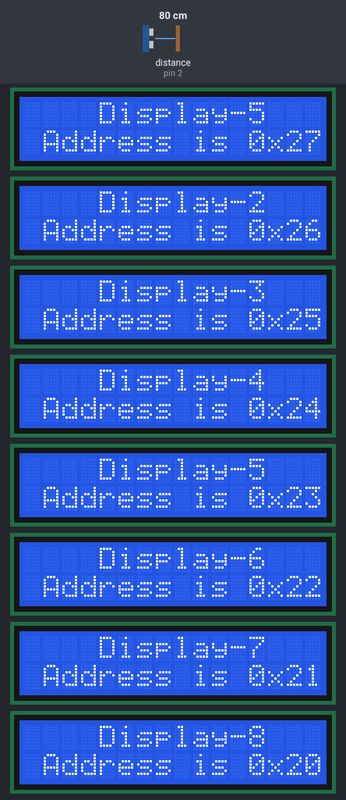
The sketch below on a simulated Arduino Uno, built with avr-gcc and run on an emulated ATmega328P. Parts: 8 × 16×2 character LCD. Wiring (inferred from the names in the program): ultrasonic range finder: trigger pin 3; echo pin 2. Inputs (shaded band) come from the test bench; at power-on: distance to the obstacle (sensor on pin 2) 80 cm. The echo pulse lasts 58.3 µs per cm.

Above: at 0.8 s.
At 2.9 s:
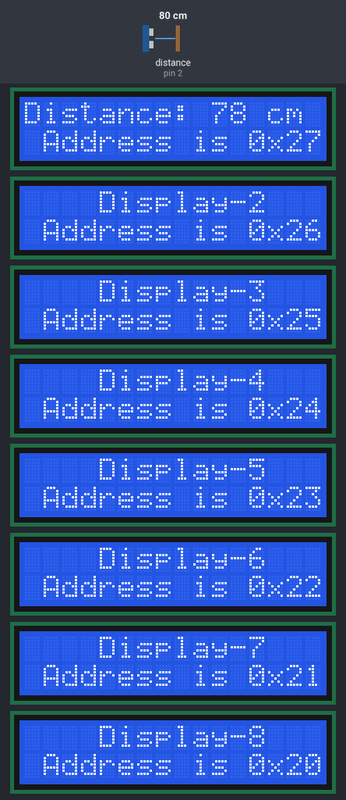
3.0 s: distance to the obstacle (sensor on pin 2) set to 2 cm
At 4.0 s:
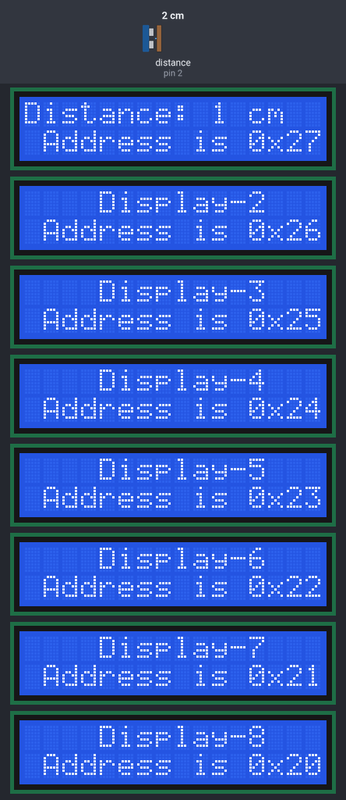
4.5 s: distance to the obstacle (sensor on pin 2) set to 4 cm
At 5.3 s:
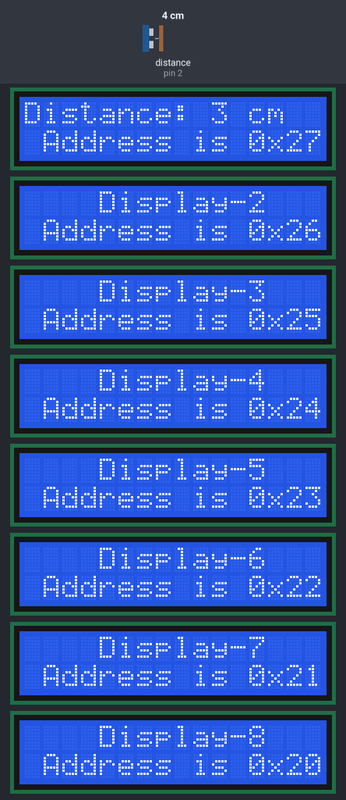
6.0 s: distance to the obstacle (sensor on pin 2) set to 9 cm
At 6.4 s:
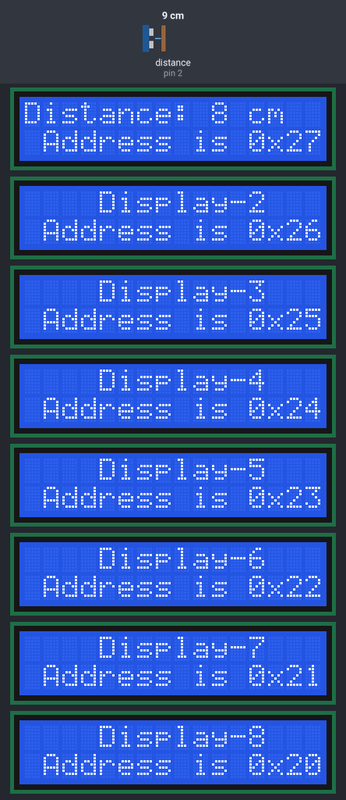
Timing chart, 0 to 9.0 s (numbered marks = the images above; inputs shaded):
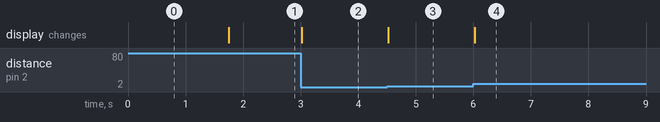

Measured:
- after the input at 3.0 s, the display: changes at once (image 2)
- after the input at 4.5 s, the display: changes at once (image 3)
- after the input at 6.0 s, the display: changes at once (image 4)

The sketch:

Liquid_Crystal_I2C.ino
```cpp
// Md. Nahidul Islam
#include <Wire.h>
#include <LiquidCrystal_I2C.h>
LiquidCrystal_I2C lcd1(0x27,16,2);  // set the LCD address to 0x3F for a 16 chars and 2 line display
LiquidCrystal_I2C lcd2(0x26,16,2);
LiquidCrystal_I2C lcd3(0x25,16,2);
LiquidCrystal_I2C lcd4(0x24,16,2);
LiquidCrystal_I2C lcd5(0x23,16,2);
LiquidCrystal_I2C lcd6(0x22,16,2);
LiquidCrystal_I2C lcd7(0x21,16,2);
LiquidCrystal_I2C lcd8(0x20,16,2);
#define echoPin 2
#define trigPin 3

long duration; // variable for the duration of sound wave travel
int distance; //

void setup() {
  pinMode(trigPin, OUTPUT); // Sets the trigPin as an OUTPUT
  pinMode(echoPin, INPUT); // Sets the echoPin as an INPUT
  lcd1.init();
  lcd2.init();
  lcd3.init();
  lcd4.init();
  lcd5.init();
  lcd6.init();
  lcd7.init();
  lcd8.init();

  lcd1.clear();
  lcd2.clear();
  lcd3.clear();
  lcd4.clear();
  lcd5.clear();
  lcd6.clear();
  lcd7.clear();
  lcd8.clear();


  lcd1.backlight();// Make sure backlight is on
  lcd2.backlight();// Make sure backlight is on
  lcd3.backlight();// Make sure backlight is on
  lcd4.backlight();// Make sure backlight is on
  lcd5.backlight();// Make sure backlight is on
  lcd6.backlight();// Make sure backlight is on
  lcd7.backlight();// Make sure backlight is on
  lcd8.backlight();// Make sure backlight is on


  // Print a message on both lines of the LCD.
  lcd1.setCursor(4,0);   //Set cursor to character 2 on line 0
  lcd1.print("Display-5");
  lcd1.setCursor(1,1);   //Move cursor to character 2 on line 1
  lcd1.print("Address is 0x27");

  lcd2.setCursor(4,0);   //Set cursor to character 2 on line 0
  lcd2.print("Display-2");
  lcd2.setCursor(1,1);   //Move cursor to character 2 on line 1
  lcd2.print("Address is 0x26");

  lcd3.setCursor(4,0);   //Set cursor to character 2 on line 0
  lcd3.print("Display-3");
  lcd3.setCursor(1,1);   //Move cursor to character 2 on line 1
  lcd3.print("Address is 0x25");

  lcd4.setCursor(4,0);   //Set cursor to character 2 on line 0
  lcd4.print("Display-4");
  lcd4.setCursor(1,1);   //Move cursor to character 2 on line 1
  lcd4.print("Address is 0x24");

  lcd5.setCursor(4,0);   //Set cursor to character 2 on line 0
  lcd5.print("Display-5");
  lcd5.setCursor(1,1);   //Move cursor to character 2 on line 1
  lcd5.print("Address is 0x23");

  lcd6.setCursor(4,0);   //Set cursor to character 2 on line 0
  lcd6.print("Display-6");
  lcd6.setCursor(1,1);   //Move cursor to character 2 on line 1
  lcd6.print("Address is 0x22");

  lcd7.setCursor(4,0);   //Set cursor to character 2 on line 0
  lcd7.print("Display-7");
  lcd7.setCursor(1,1);   //Move cursor to character 2 on line 1
  lcd7.print("Address is 0x21");

  lcd8.setCursor(4,0);   //Set cursor to character 2 on line 0
  lcd8.print("Display-8");
  lcd8.setCursor(1,1);   //Move cursor to character 2 on line 1
  lcd8.print("Address is 0x20");
  delay(1000);


}

void loop() {// Clears the trigPin condition
  digitalWrite(trigPin, LOW);
  delayMicroseconds(2);
  // Sets the trigPin HIGH (ACTIVE) for 10 microseconds
  digitalWrite(trigPin, HIGH);
  delayMicroseconds(10);
  digitalWrite(trigPin, LOW);
  // Reads the echoPin, returns the sound wave travel time in microseconds
  duration = pulseIn(echoPin, HIGH);
  // Calculating the distance
  distance = duration * 0.034 / 2; // Speed of sound wave divided by 2 (go and back)
  // Displays the distance on the Serial Monitor
  lcd1.setCursor(0,0);
  lcd1.print("Distance: ");
  lcd1.print(distance);
  lcd1.println(" cm");
}
```
